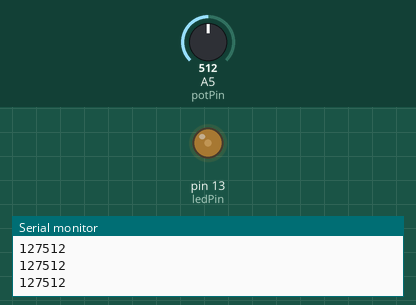
Bench run of a sketch on a simulated Arduino Uno, built with avr-gcc and run on an emulated ATmega328P. On the bench: output pins drawn as LEDs (lit = HIGH), the last lines printed to the serial monitor. Inputs (shaded band) come from the test bench; at power-on: A5 (potPin) = 512.

Above: at 1.28 s.
1.3 s: A5 (potPin) set to 122
2.8 s: A5 (potPin) set to 900
At 3.4 s:
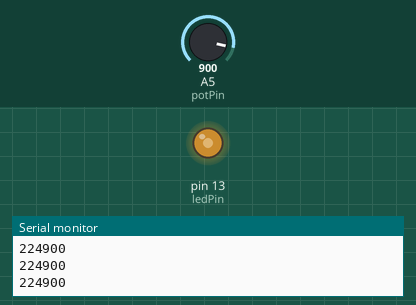
5.8 s: A5 (potPin) set to 0
At 6.3 s:
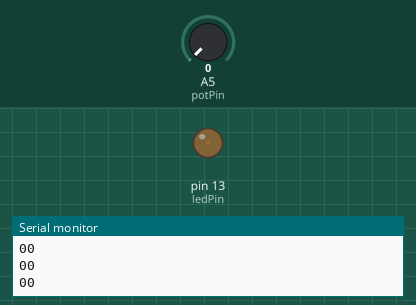
Timing chart, 0 to 8.8 s (numbered marks = the images above; inputs shaded):
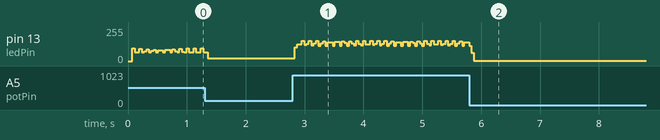

The sketch:

Potentiometer.ino
```cpp
/* Analog Read to LED
 * ------------------
 *
 * turns on and off a light emitting diode(LED) connected to digital
 * pin 13. The amount of time the LED will be on and off depends on
 * the value obtained by analogRead(). In the easiest case we connect
 * a potentiometer to analog pin 2.
 *
 * Created 1 December 2005
 * copyleft 2005 DojoDave <http://www.0j0.org>
 * http://arduino.berlios.de
 *
 */

int potPin = A5;    // select the input pin for the potentiometer
int ledPin = 13;   // select the pin for the LED
int val = 0;       // variable to store the value coming from the sensor
int bright = 0;

void setup() {
  pinMode(ledPin, OUTPUT);  // declare the ledPin as an OUTPUT
  Serial.begin(9600);
}

void loop() {
  val = analogRead(potPin);    // read the value from the sensor
  bright = ((float)val/1023*255);
  digitalWrite(ledPin, HIGH);  // turn the ledPin on
  delayMicroseconds((float)bright/255*10000);                  // stop the program for some time
  digitalWrite(ledPin, LOW);   // turn the ledPin off
  delayMicroseconds((1-(float)bright)/255*10000);                  // stop the program for some time
  Serial.print(bright);
  Serial.println(val);
}
```
